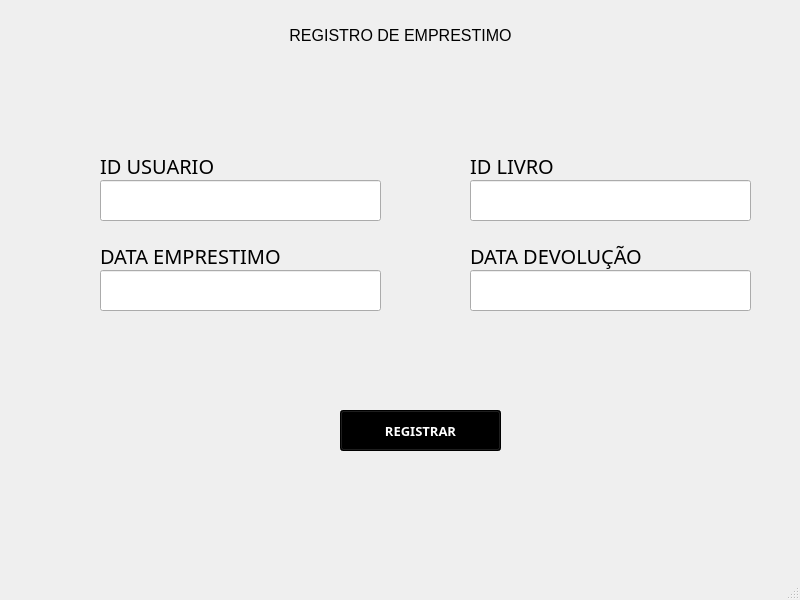
<?xml version="1.0" encoding="UTF-8"?>
<ui version="4.0">
 <class>MainWindow</class>
 <widget class="QMainWindow" name="MainWindow">
  <property name="geometry">
   <rect>
    <x>0</x>
    <y>0</y>
    <width>800</width>
    <height>600</height>
   </rect>
  </property>
  <property name="minimumSize">
   <size>
    <width>0</width>
    <height>600</height>
   </size>
  </property>
  <property name="maximumSize">
   <size>
    <width>16777215</width>
    <height>600</height>
   </size>
  </property>
  <property name="font">
   <font>
    <family>Arial</family>
    <pointsize>10</pointsize>
   </font>
  </property>
  <property name="windowTitle">
   <string>MainWindow</string>
  </property>
  <widget class="QWidget" name="centralwidget">
   <widget class="QLabel" name="label_2">
    <property name="geometry">
     <rect>
      <x>220</x>
      <y>20</y>
      <width>361</width>
      <height>31</height>
     </rect>
    </property>
    <property name="font">
     <font>
      <family>Arial</family>
      <pointsize>12</pointsize>
     </font>
    </property>
    <property name="text">
     <string>REGISTRO DE EMPRESTIMO</string>
    </property>
    <property name="alignment">
     <set>Qt::AlignCenter</set>
    </property>
   </widget>
   <widget class="QLabel" name="label_3">
    <property name="geometry">
     <rect>
      <x>100</x>
      <y>150</y>
      <width>281</width>
      <height>31</height>
     </rect>
    </property>
    <property name="font">
     <font>
      <family>Arial Black</family>
      <pointsize>15</pointsize>
     </font>
    </property>
    <property name="text">
     <string>ID USUARIO</string>
    </property>
   </widget>
   <widget class="QLabel" name="label_4">
    <property name="geometry">
     <rect>
      <x>470</x>
      <y>150</y>
      <width>251</width>
      <height>31</height>
     </rect>
    </property>
    <property name="font">
     <font>
      <family>Arial Black</family>
      <pointsize>15</pointsize>
     </font>
    </property>
    <property name="text">
     <string>ID LIVRO</string>
    </property>
   </widget>
   <widget class="QLabel" name="label_5">
    <property name="geometry">
     <rect>
      <x>100</x>
      <y>240</y>
      <width>281</width>
      <height>31</height>
     </rect>
    </property>
    <property name="font">
     <font>
      <family>Arial Black</family>
      <pointsize>15</pointsize>
     </font>
    </property>
    <property name="text">
     <string>DATA EMPRESTIMO</string>
    </property>
   </widget>
   <widget class="QLineEdit" name="txtIdUsuario">
    <property name="geometry">
     <rect>
      <x>100</x>
      <y>180</y>
      <width>281</width>
      <height>41</height>
     </rect>
    </property>
    <property name="font">
     <font>
      <pointsize>15</pointsize>
     </font>
    </property>
   </widget>
   <widget class="QLineEdit" name="txtDataEmprestimo">
    <property name="geometry">
     <rect>
      <x>100</x>
      <y>270</y>
      <width>281</width>
      <height>41</height>
     </rect>
    </property>
    <property name="font">
     <font>
      <pointsize>15</pointsize>
     </font>
    </property>
   </widget>
   <widget class="QLineEdit" name="txtIdLivro">
    <property name="geometry">
     <rect>
      <x>470</x>
      <y>180</y>
      <width>281</width>
      <height>41</height>
     </rect>
    </property>
    <property name="font">
     <font>
      <pointsize>15</pointsize>
     </font>
    </property>
   </widget>
   <widget class="QPushButton" name="btnRegistrarEmprestimo">
    <property name="geometry">
     <rect>
      <x>340</x>
      <y>410</y>
      <width>161</width>
      <height>41</height>
     </rect>
    </property>
    <property name="font">
     <font>
      <family>Arial Black</family>
      <pointsize>10</pointsize>
      <weight>75</weight>
      <bold>true</bold>
     </font>
    </property>
    <property name="styleSheet">
     <string notr="true">background-color: rgb(0, 0, 0);
color: rgb(255, 255, 255);</string>
    </property>
    <property name="text">
     <string>REGISTRAR</string>
    </property>
   </widget>
   <widget class="QLabel" name="lblMsg">
    <property name="geometry">
     <rect>
      <x>90</x>
      <y>470</y>
      <width>631</width>
      <height>51</height>
     </rect>
    </property>
    <property name="font">
     <font>
      <family>Arial Black</family>
      <pointsize>12</pointsize>
      <weight>75</weight>
      <bold>true</bold>
     </font>
    </property>
    <property name="text">
     <string/>
    </property>
    <property name="alignment">
     <set>Qt::AlignCenter</set>
    </property>
   </widget>
   <widget class="QLineEdit" name="txtDataDevolucao">
    <property name="geometry">
     <rect>
      <x>470</x>
      <y>270</y>
      <width>281</width>
      <height>41</height>
     </rect>
    </property>
    <property name="font">
     <font>
      <pointsize>15</pointsize>
     </font>
    </property>
   </widget>
   <widget class="QLabel" name="label_6">
    <property name="geometry">
     <rect>
      <x>470</x>
      <y>240</y>
      <width>251</width>
      <height>31</height>
     </rect>
    </property>
    <property name="font">
     <font>
      <family>Arial Black</family>
      <pointsize>15</pointsize>
     </font>
    </property>
    <property name="text">
     <string>DATA DEVOLUÇÃO</string>
    </property>
   </widget>
  </widget>
  <widget class="QMenuBar" name="menubar">
   <property name="geometry">
    <rect>
     <x>0</x>
     <y>0</y>
     <width>800</width>
     <height>21</height>
    </rect>
   </property>
  </widget>
  <widget class="QStatusBar" name="statusbar"/>
 </widget>
 <resources/>
 <connections/>
</ui>
